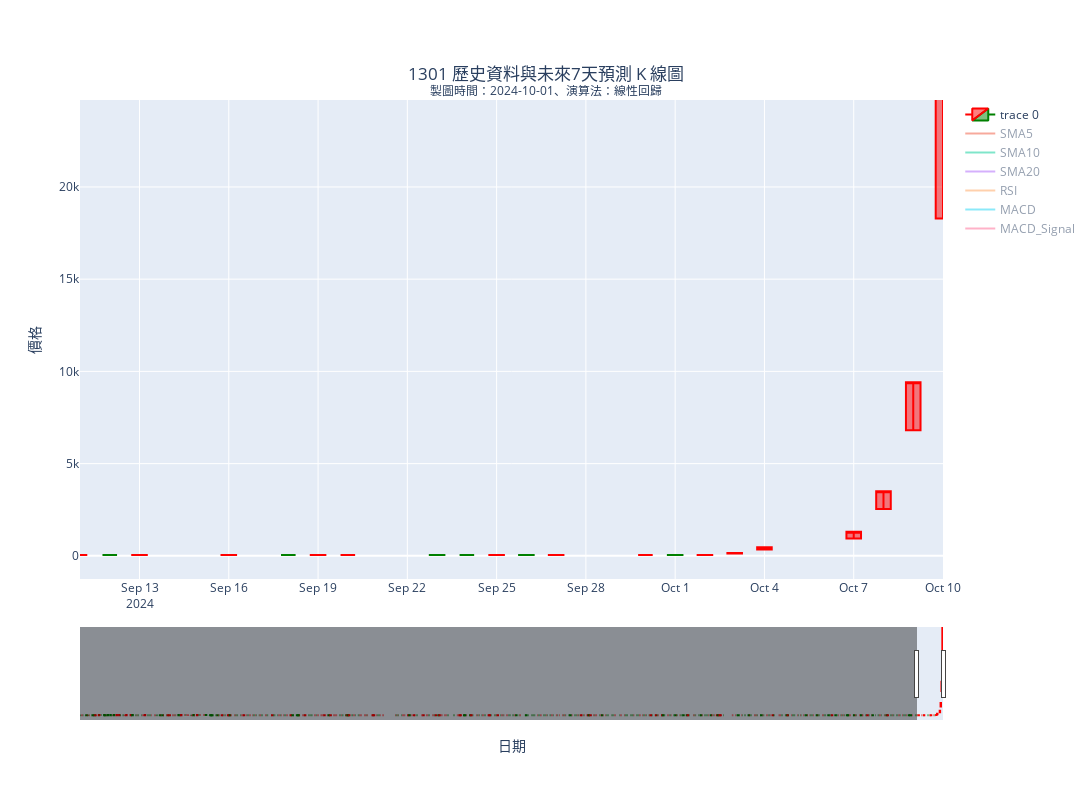

The code cell stored with this chart in its notebook:
### Markdown cell above
#### 3-3. 繪製預測資料圖表：線性回歸

### Code cell
combined_data_lr = pd.concat([current_data, future_df_lr], ignore_index=True)
plot_closing_price(combined_data_lr, f'{target_code} future price {predict_days} day prediction', f'time: {datetime.datetime.now().strftime("%Y-%m-%d")}, algorithm: linear regression')
plot_combined_candlestick(combined_data_lr, f'{target_code} 歷史資料與未來{predict_days}天預測 K 線圖', f'製圖時間：{datetime.datetime.now().strftime("%Y-%m-%d")}、演算法：線性回歸')

### Figure 1 — Plotly figure (JSON) as saved in the notebook; plotly's stock layout.template omitted (floating-point values rounded to 4 significant figures; data arrays with more than 128 entries replaced by an {"elided": "..."} marker saying what was removed)
{"data": [{"close": {"elided": "654 float values"}, "decreasing": {"line": {"color": "green"}}, "high": {"elided": "654 float values"}, "increasing": {"line": {"color": "red"}}, "low": {"elided": "654 float values"}, "open": {"elided": "654 float values"}, "type": "candlestick", "x": {"elided": "654 str values"}}, {"mode": "lines", "name": "SMA5", "type": "scatter", "visible": "legendonly", "x": {"elided": "654 str values"}, "y": {"elided": "654 float values"}}, {"mode": "lines", "name": "SMA10", "type": "scatter", "visible": "legendonly", "x": {"elided": "654 str values"}, "y": {"elided": "654 float values"}}, {"mode": "lines", "name": "SMA20", "type": "scatter", "visible": "legendonly", "x": {"elided": "654 str values"}, "y": {"elided": "654 float values"}}, {"mode": "lines", "name": "RSI", "type": "scatter", "visible": "legendonly", "x": {"elided": "654 str values"}, "y": {"elided": "654 float values"}}, {"mode": "lines", "name": "MACD", "type": "scatter", "visible": "legendonly", "x": {"elided": "654 str values"}, "y": {"elided": "654 float values"}}, {"mode": "lines", "name": "MACD_Signal", "type": "scatter", "visible": "legendonly", "x": {"elided": "654 str values"}, "y": {"elided": "654 float values"}}], "layout": {"height": 800, "title": {"text": "1301 歷史資料與未來7天預測 K 線圖<br><sup>製圖時間：2024-10-01、演算法：線性回歸</sup>", "x": 0.5, "xanchor": "center", "y": 0.9, "yanchor": "top"}, "width": 1200, "xaxis": {"range": ["2024-09-11", "2024-10-10T00:00:00"], "title": {"text": "日期"}}, "yaxis": {"autorange": true, "title": {"text": "價格"}}}}
